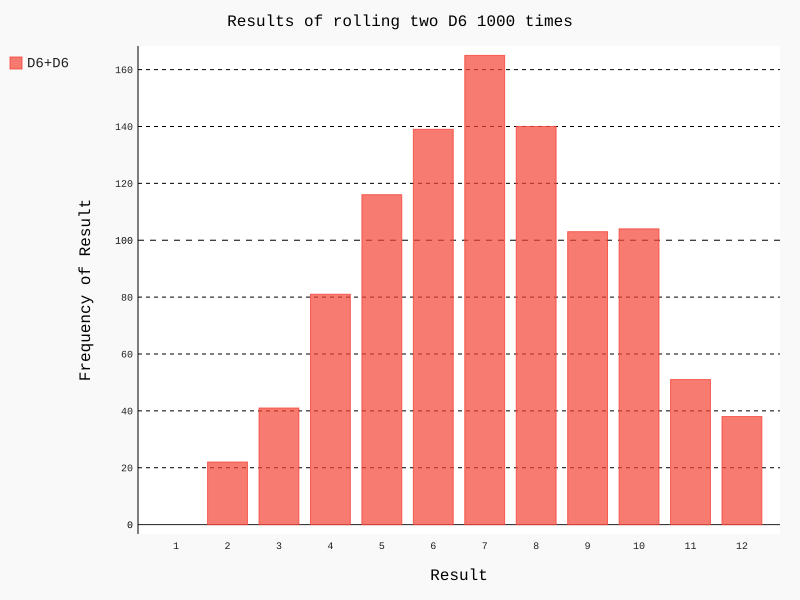

Write the Python code that produced this figure.
from die import Die
import pygal

die = Die()
die2 = Die()
results = []
for roll_num in range(1000):
    result = die.roll()+die2.roll()
    results.append(result)

frequencies = []
max_result = die.sides + die2.sides
for value in range(1, max_result+1):
    frequency = results.count(value)
    frequencies.append(frequency)

hist = pygal.Bar()
hist.title = "Results of rolling two D6 1000 times"
hist.x_labels = ['1', '2', '3', '4', '5', '6','7', '8', '9', '10', '11', '12']
hist.x_title = "Result"
hist.y_title = "Frequency of Result"
hist.add('D6+D6', frequencies)
hist.render_to_file('dice_visual.svg')
# hist.render()
